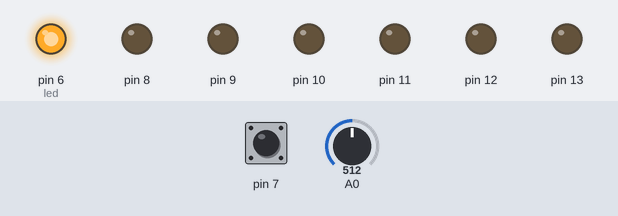
This sketch was run on a simulated Arduino Uno, built with avr-gcc and run on an emulated ATmega328P. Shown: output pins drawn as LEDs (lit = HIGH). Dashed ring = blinking. The test bench sets the inputs (shaded band); at power-on: pin 7 HIGH, A0 = 512.

Above: at 1.8 s.
1.9 s: pin 7 pulled LOW for 0.15 s
At 4.5 s:
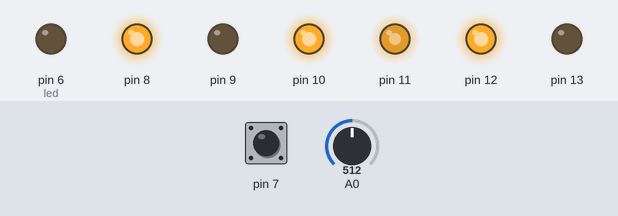
4.9 s: A0 set to 306
At 5.9 s:
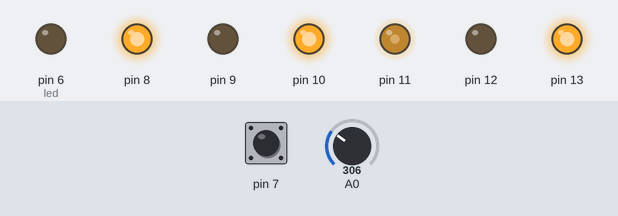
6.8 s: A0 set to 245
At 8.1 s:
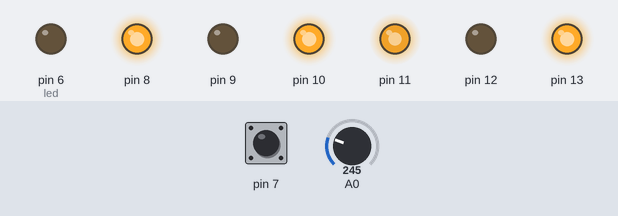
8.7 s: pin 7 pulled LOW for 1 s
At 9.9 s:
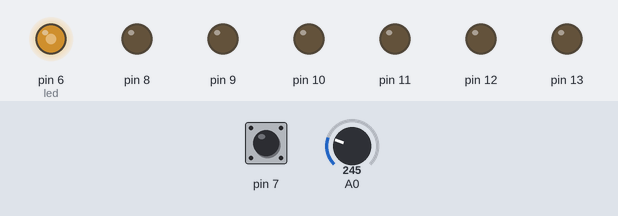
11.2 s: pin 7 pulled LOW for 0.15 s
At 11.55 s:
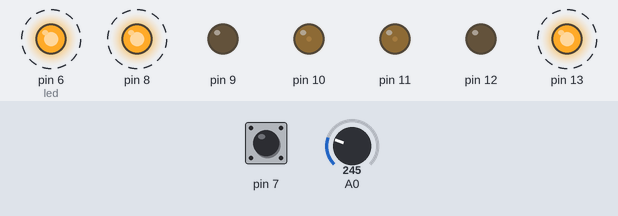
14.2 s: A0 set to 265
At 14.8 s:
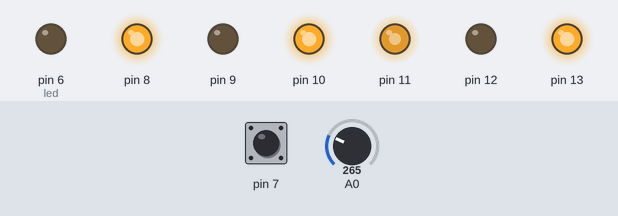
Timing chart, 0 to 17.0 s (numbered marks = the images above; inputs shaded):
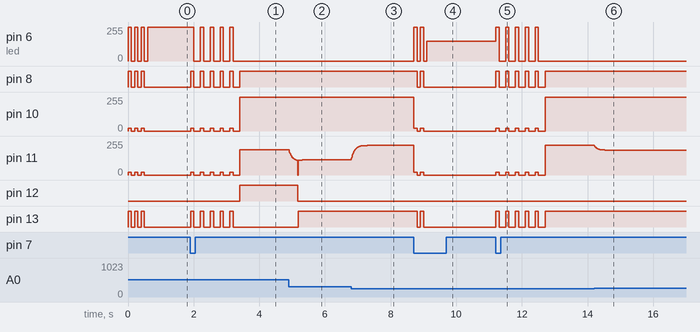

Measured:
- after the input at 1.9 s, pin 6 (led): alternates 255/255 for 0.10 s and 0/255 for 0.20 s, 9 changes in all, then stays 0/255, starting after 0.11 s; pin 8: alternates HIGH for 0.10 s and LOW for 0.20 s, 11 changes in all, then stays HIGH, starting at once
- after the input at 4.9 s, pin 12: HIGH → LOW after 0.27 s; pin 13: LOW → HIGH after 0.29 s
- after the input at 6.8 s, pin 11: moves from 113/255 to 222/255 over 0.49 s, starting at once
- after the input at 8.7 s, pin 6 (led): 0/255 → 255/255 at once, → 0/255 0.10 s later, → 255/255 0.10 s later, → 0/255 0.10 s later, … (5 changes in this stretch); pin 8: HIGH → LOW after 0.11 s, → HIGH 0.10 s later, → LOW 0.10 s later
- after the input at 11.2 s, pin 6 (led): alternates 255/255 for 0.10 s and 0/255 for 0.20 s, 10 changes in all, then stays 0/255, starting at once; pin 8: alternates HIGH for 0.10 s and LOW for 0.20 s, 11 changes in all, then stays HIGH, starting at once
- after the input at 14.2 s, pin 11: moves from 222/255 to 187/255 over 0.32 s, starting at once
- by itself, pin 6 (led): alternates 255/255 for 0.10 s and 0/255 for 0.10 s, 6 changes in all, then stays 255/255

The sketch:

LineFollower.ino
```cpp
#include "defines.h"
#include "MotorDriver.h"
#include "ButtonUtils.h"
#include "LineDetector.h"
#include "PID.h"
#include "Smoothers.h"

//---------------------------------------
//--------------Mode---------------------
//---------------------------------------
#pragma region Mode

#ifdef debugBuild
#define P(a) (a)
#else
#define P(a) ;
#endif

#define LINEAR

enum Mode
{
  Wait,
  FollowingLine
};
Mode programMode = Mode::Wait;

#pragma endregion

//---------------------------------------
//---------------Button------------------
//---------------------------------------
#pragma region Button

void onButtonPositiveEdge();

ButtonUtils modeButton(button, *onButtonPositiveEdge, nullptr, nullptr, 200);

#pragma endregion

//---------------------------------------
//--------------Motor--------------------
//---------------------------------------
#pragma region Motor

MotorDriver leftMotor(fwdL, bwdL, pwmL, minPWM, 255);
MotorDriver rightMotor(fwdP, bwdP, pwmP, minPWM, 255);
int leftMotorVal = 0;
int rightMotorVal = 0;
SmootherBase *leftMotorSmoother = new ProportionalSmoother(propChange);
SmootherBase *rightMotorSmoother = new ProportionalSmoother(propChange);

#pragma endregion

//---------------------------------------
//--------------Line Detector------------
//---------------------------------------
LineDetector linedetector(opto);
SmootherBase *signalSmoother = new ProportionalSmoother(0.03f);

//---------------------------------------
//--------------PID----------------------
//---------------------------------------
#pragma region PID

const float kp = 0.4f;
const float ki = 0.3f; // 0.6f;
const float kd = 0.5f; // 0.5f;
const float maxOutput = 255;
const float maxI = 10;
const float maxD = 255;
PID pid(kp, ki, kd, maxOutput, maxI, maxD);
int signalCompensation = +70;

int lastDir = 0;
int lastValue = 0;
bool lowering = false;

#pragma endregion

#pragma region Misc

void onButtonPositiveEdge()
{
  if (programMode == Mode::Wait)
  {
    programMode = Mode::FollowingLine;
    signal(5, 200, 100);
  }
  else if (programMode == Mode::FollowingLine)
  {
    programMode = Mode::Wait;
    signal(2, 100, 100);
  }
#ifdef debugBuild
  Serial.print("Mode:");
  Serial.print(programMode);
#endif
}

void print(String msg)
{
#ifdef debugBuild
  Serial.println(msg);
#endif
}

void signal(int count, int lowTime, int highTime)
{
  for (int i = 0; i < count; i++)
  {
    rightMotor.noise();
    leftMotor.noise();
    digitalWrite(led, 1);
    delay(highTime);
    rightMotor.stopNoise();
    leftMotor.stopNoise();
    digitalWrite(led, 0);
    delay(lowTime);
  }
}

#pragma endregion

void setup()
{
  #ifdef debugBuild
  Serial.begin(19200);
  #endif
  P(print("BeginSetup"));

  modeButton.setup();
  leftMotor.setup();
  rightMotor.setup();
  pinMode(led, OUTPUT);
  pid.setValue(targetVal);
  linedetector.setMinMax(minNoise, maxNoise);

  signal(3, 100, 100);
  P(print("EndSetup"));
}

float GetVal(int prevDir)
{
  int val = linedetector.getValue();
  P(print("Value " + String(val)));
  int out = val;
  return out;
}

void SetMotors(int dir) // value between -180 and 180 where 0 is forward
{
  dir = clamp(dir, -limitRot, limitRot);

  if (dir == 0)
  {
    rightMotorVal = 255;
    leftMotorVal = 255;
    return;
  }
  if (dir < 0)
  {
    rightMotorVal = 255;
    int val = (0.01111f * dir + 1) * 255;
    leftMotorVal = val;
    return;
  }

  if (dir > 0)
  {
    leftMotorVal = 255;
    int val = (-0.01111f * dir + 1) * 255;
    rightMotorVal = val;
    return;
  }
}

void ApplyMotorValues()
{
   leftMotor.setValueDirectly(leftMotorSmoother->tick(leftMotorVal));
   rightMotor.setValueDirectly(rightMotorSmoother->tick(rightMotorVal));
}

#pragma region LoopRelated

void updateTicks()
{
  modeButton.tick();
}

void followingLine()
{
  float value = GetVal(lastDir) - signalCompensation;
  float dir = pid.tick(value);
  lastDir = dir;
  SetMotors(dir);

  ApplyMotorValues();

  P(print("Val: " + String(value) + " PID Val: " + String(dir) + F(" MotorR: ") + String(rightMotorVal) + F(" MotorL: ") + String(leftMotorVal)));
}

void wait()
{
  leftMotor.setValueDirectly(0);
  rightMotor.setValueDirectly(0);
  analogWrite(led, map(linedetector.getValue(), 0, 1023, 0, 255));
}

#pragma endregion

void loop()
{
  updateTicks();
  if (programMode == Mode::FollowingLine)
  {
    followingLine();
  }
  else
  {
    wait();
  }
  delay(10);
  P(print("--------------:" + String(programMode)));
}
```

ButtonUtils.cpp
```cpp
#include "ButtonUtils.h"

ButtonUtils::ButtonUtils(int pin, void (*on_positive_edge)(), void (*on_negative_edge)(), void (*on_clicked)())
{
    onPositiveEdge = on_positive_edge;
    onClicked = on_clicked;
    onNegativeEdge = on_negative_edge;
    ButtonUtils::pin = pin;
}

#ifndef DISABLE_PERFORM_DEBOUNCE_CORRECTION
ButtonUtils::ButtonUtils(int pin, void (*on_positive_edge)(), void (*on_negative_edge)(), void (*on_clicked)(), int debounceTimeMicros)
{
    onPositiveEdge = on_positive_edge;
    onClicked = on_clicked;
    onNegativeEdge = on_negative_edge;
    ButtonUtils::pin = pin;
    ButtonUtils::debounceTimeMicros = debounceTimeMicros;
}
#endif

void ButtonUtils::setup()
{
    pinMode(pin,INPUT_PULLUP);
}

#ifndef DISABLE_PERFORM_DEBOUNCE_CORRECTION
void ButtonUtils::CheckState(int state)
{
    if(checkingState)
    {
        unsigned long actTime = micros();
        unsigned long time = actTime - prevTime;
        prevTime = actTime;

        if(time > debounceTimeMicros)
        {
            checkingState = false;
        }

        return;
    }

    if(state == prevState)
        return;

    prevTime = micros();
    checkingState = true;
    prevState = state;
    actState = state;
    //PerformEvents(state);
}
#endif

void ButtonUtils::tick()
{
    int currentState = digitalRead(pin);

#ifndef DISABLE_PERFORM_DEBOUNCE_CORRECTION
    CheckState(currentState);
    PerformEvents(actState);
#else
    PerformEvents(currentState);
#endif
}

void ButtonUtils::PerformEvents(int state)
{
    if (state == LOW)
    {
        if (onClicked != nullptr)
            onClicked();

        if (lastState)
            return;

        lastState = true;
        if (onPositiveEdge != nullptr)
            onPositiveEdge();
    }
    else
    {
        if (!lastState)
            return;

        lastState = false;
        if(onNegativeEdge != nullptr)
            onNegativeEdge();
    }
}
```

ButtonUtils.h
```cpp
#ifndef BUTTON_UTILS
#define BUTTON_UTILS

#include "Arduino.h"

//#define DISABLE_PERFORM_DEBOUNCE_CORRECTION

class ButtonUtils
{
public:
    ButtonUtils(int pin, void (*on_positive_edge)(), void (*on_negative_edge)(), void (*on_clicked)()); //pass functions like that "*FOO"

#ifndef DISABLE_PERFORM_DEBOUNCE_CORRECTION
    ButtonUtils(int pin, void (*on_positive_edge)(), void (*on_negative_edge)(), void (*on_clicked)(), int debounceTimeMicros);
#endif

    void setup();
    void tick();//need to be called every loop
    void (*onPositiveEdge)() = nullptr; //function that will be called on Positive edge detect call like that "*FOO"
    void (*onNegativeEdge)() = nullptr; //function that will be called on Positive edge detect call like that "*FOO"
    void (*onClicked)() = nullptr; //function that will be called on Positive edge detect call like that "*FOO"

private:
    bool lastState = false;
    int pin;


//#define PERFORM_DEBOUNCE_CORRECTION //if is uncomented then you need to pass a value to debounce time;
#ifndef DISABLE_PERFORM_DEBOUNCE_CORRECTION
public:
    int debounceTimeMicros = 200;
private:

    bool checkingState = false;
    int actState = HIGH;
    int prevState = HIGH;
    unsigned long prevTime = 0;
    unsigned long actTime = 0;
    void CheckState(int state);
#endif


    void PerformEvents(int state);
};

#endif
```

LineDetector.h
```cpp
#ifndef LINE_DETECTOR_2
#define LINE_DETECTOR_2

#include "MyFuncs.h"

class LineDetector
{
public:
    LineDetector(uint8_t pin);
    void calibrate();
    void resetCalibration();
    void acceptCalibrateValues();
    void setMinMax(int min, int max);
    int getValue();
private:
    uint8_t pin;
    int lowNoiseLevel = 0;
    int highNoiseLevel = 1023;

    int calibrateLowNoise = 1023;
    int calibrateHighNoise = 0;
};
#endif

LineDetector::LineDetector(uint8_t pin)
{
    LineDetector::pin = pin;
}

void LineDetector::setMinMax(int min, int max)
{
    LineDetector::lowNoiseLevel = min;
    LineDetector::highNoiseLevel = max;
}

void LineDetector::resetCalibration()
{
    lowNoiseLevel = 0;
    highNoiseLevel = 1023;
    calibrateHighNoise = 0;
    calibrateLowNoise = 1023;
}
void LineDetector::calibrate()
{
    int val = analogRead(pin);
    if(val < calibrateLowNoise)
    {
        calibrateLowNoise = val;
        return;
    }
    if(val > calibrateHighNoise)
    {
        calibrateHighNoise = val;
        return;
    }
}
void LineDetector::acceptCalibrateValues()
{
    lowNoiseLevel = calibrateLowNoise;
    highNoiseLevel = calibrateHighNoise;
}

int LineDetector::getValue()
{
    int val = analogRead(pin);
    val = clamp(val,lowNoiseLevel,highNoiseLevel);
    val = map(val, lowNoiseLevel, highNoiseLevel, 0 , 1023);
    return val;
}
```

MyFuncs.cpp
```cpp
#include "MyFuncs.h"

int clamp(int inVal, int min, int max)
{
    if (inVal < min)
    {
        return min;
    }

    if (inVal > max)
    {
        return max;
    }

    return inVal;
}
float clamp(float inVal, float min, float max)
{
    if (inVal < min)
    {
        return min;
    }

    if (inVal > max)
    {
        return max;
    }

    return inVal;
}

int lerp(int a, int b, float t)
{
    return a*(1-t) +  b*t;
}
```

MyFuncs.h
```cpp
#ifndef MY_FUNCS
#define MY_FUNCS

#include "Arduino.h"

int clamp(int inVal, int min, int max);

float clamp(float inVal, float min, float max);
int lerp(int a, int b, float t);
#define sign(x) (x>0?1:-1)
//#define millisToSecs 1000;
//#define secsToMillis 0.001;

const float millisToSecs = 1000;
const float secsToMillis = 0.001;

int myAbs(int val);

#endif 
```

PID.h
```cpp
#ifndef PID_INCLUDED
#define PID_INCLUDED

#include "Arduino.h"

class PID
{
public:
    PID(float kp, float ki, float kd, float maxOutput, float maxI, float maxD);
    void setValues(float kp, float ki, float kd, float maxOutput, float maxI, float maxD);
    void setValue(float value);
    float tick(float actValue);
    float tick(float actValue, unsigned long deltaTime);

    float value;
    float kp = 0;
    float ki = 0;
    float kd = 0;
    float maxOutput = 0;
    float maxI = 0;
    float maxD = 0;

    unsigned long fixedStepTime = 10000; // microseconds

private:
    float desiredValue = 0;

    float lastError;
    float errorSum;

    unsigned long lastTime = 0;
};

#endif

PID::PID(float kp, float ki, float kd, float maxOutput, float maxI, float maxD)
{
    setValues(kp, ki, kd, maxOutput,  maxI,  maxD);
}
void PID::setValue(float value)
{
    desiredValue = value;
}

void PID::setValues(float kp, float ki, float kd, float maxOutput, float maxI, float maxD)
{
    PID::kp = kp;
    PID::ki = ki;
    PID::kd = kd;
    PID::maxOutput = maxOutput;
    PID::maxI = maxI;
    PID::maxD = maxD;
}

float PID::tick(float actValue)
{
    unsigned long actTime = micros();
    unsigned long deltaTime = actTime - lastTime;
    lastTime = actTime;
    //Serial.println("DT: " + String(deltaTime));
    return tick(actValue, deltaTime);
}

float PID::tick(float actValue, unsigned long deltaTime)
{
    float out = 0;

    float error = desiredValue - actValue;
//---------------P---------------------
    out += error * kp;

#ifndef onlyP

//--------------I-----------------------
    float area = (lastError + error) / 2 * deltaTime / 1000000.0f;
    float sum = area * ki;

#ifdef clampI
    float diff = maxI - abs(errorSum + sum);
    errorSum += diff > 0 ? sum : 0;
#else
    errorSum += sum;
#endif
    out += errorSum;


//--------------D-----------------------
if(deltaTime != 0){
    float errorChange = (error - lastError) / deltaTime / 1000000.0f;
#ifdef clampD
    float diff = maxD - abs(sum);
    out += diff > 0 ? errorChange * kd : 0;
#else
    out += (errorChange * kd);
#endif
}

     lastError = error;
 #endif

#ifdef clampPIDout
    out = clamp(out, -maxOutput, maxOutput);
#endif


    value = out;
    return out;
}
```

ProportionalSmoother.h
```cpp
#ifndef PROP_SMOOTHER
#define PROP_SMOOTHER

#include "SmootherBase.h"

class ProportionalSmoother : public SmootherBase
{
    public:
    ProportionalSmoother(float weight);
    float tick(float actVal, long deltaTime);
    private:
    float prevVal;
};
#endif

ProportionalSmoother::ProportionalSmoother(float weight)
{
    ProportionalSmoother::weight = weight;
}

float safeLerp(float a, float b, float t)
{
  if(t > 1)
    t = 1;
  return a * (1-t) + b *t;
}

float ProportionalSmoother::tick(float actVal, long deltaTime) //deltaTime millis
{
    prevVal = safeLerp(prevVal, actVal, deltaTime * weight);
    return prevVal;
}
```

SmootherBase.h
```cpp
#ifndef SMOOTHERBASE
#define SMOOTHERBASE

#include "Arduino.h"

class SmootherBase
{
    public:
    float virtual tick(float actVal);
    float virtual tick(float actVal, long deltaTime) = 0;
    float weight = 1;

    private:
    unsigned long prevTime;
    unsigned long getDeltaTime();
};

float SmootherBase::tick(float actVal)
{
    long deltaTime = getDeltaTime();
    return tick(actVal, deltaTime);
}

unsigned long SmootherBase::getDeltaTime()
{
    unsigned long actTime = millis();
    unsigned long deltaTime = actTime - prevTime;
    prevTime = actTime;
    return deltaTime;
}

#endif
```

Smoothers.h
```cpp
#ifndef SMOOTHERS
#define SMOOTHERS

#include "SmootherBase.h"
#include "VelocitySmoother.h"
#include "ProportionalSmoother.h"

#endif
```

VelocitySmoother.h
```cpp
#ifndef VELOCITYSMOOTHER
#define VELOCITYSMOOTHER

#include "SmootherBase.h"
#include "MyFuncs.h"

class VelocitySmoother : public SmootherBase
{
public:
    VelocitySmoother(float maxVel);
    float tick(float actVal, long deltaTime);

    float maxVel = 1;

private:
    float prevVal;
};

#endif

VelocitySmoother::VelocitySmoother( float maxVel)
{
    VelocitySmoother::maxVel = maxVel;
}

float VelocitySmoother::tick(float actVal, long deltaTime) //deltaTime millis
{
    float velocity = (actVal - prevVal) / deltaTime ;
    velocity = clamp(velocity, -maxVel * deltaTime, maxVel * deltaTime);

    bool actDir = actVal > prevVal;
    bool futureDir = actVal > (prevVal + velocity);

    if (futureDir != actDir)
        prevVal = actVal;
    else
        prevVal += velocity;

    return prevVal;
}
```

defines.h
```cpp
#ifndef DEFINES
#define DEFINES

//#define debugBuild

#define opto A0
#define button 7
#define led 6

#define fwdP 8
#define bwdP 9
#define pwmP 10

#define fwdL 13
#define bwdL 12
#define pwmL 11


//Line detector
#define minNoise 28
#define maxNoise 400


#define targetVal 500

//PID
//#define onlyP
#define clampI
#define clampD

//Motor
#define maxVelChange 400
#define propChange 0.01f
#define minPWM 110
#define limitRot 140

#endif
```

MotorDriver.cpp
```cpp
#include "MotorDriver.h"

MotorDriver::MotorDriver(uint8_t fwd_pin, uint8_t bwd_pin, uint8_t pwm_pin, int min_val, int max_val)
{
    MotorDriver::setupValues(fwd_pin, bwd_pin, pwm_pin, min_val, max_val);
}

void MotorDriver::setupValues(uint8_t fwd_pin, uint8_t bwd_pin, uint8_t pwm_pin, int min_val,  int max_val)
{
    MotorDriver::fwdPin = fwd_pin;
    MotorDriver::bwdPin = bwd_pin;
    MotorDriver::pwmPin = pwm_pin;
    MotorDriver::maxVel = clamp(max_val, 0, 255);
    MotorDriver::minVel = clamp(min_val, 0, 255);
};

void MotorDriver::setup()
{
    pinMode(fwdPin, OUTPUT);
    pinMode(bwdPin, OUTPUT);
    pinMode(pwmPin, OUTPUT);
    setValueDirectly(0);
}


void MotorDriver::setValueDirectly(int val)
{
    val = clamp(val, -255, 255);
    if (val == 0)
    {
        digitalWrite(bwdPin, LOW);
        digitalWrite(fwdPin, LOW);
        analogWrite(pwmPin, 0);
        return;
    }

    if (val > 0)
    {
        digitalWrite(bwdPin, LOW);
        digitalWrite(fwdPin, HIGH);
    }
    else
    {
        digitalWrite(fwdPin, LOW);
        digitalWrite(bwdPin, HIGH);
    }

    val = abs(val);
    actVel = map(val, 0,255,minVel,maxVel);
    analogWrite(pwmPin, actVel);
}

int MotorDriver::getValue()
{
    return actVel;
}


void MotorDriver::noise()
{
    digitalWrite(bwdPin, LOW);
    digitalWrite(fwdPin, HIGH);
    analogWrite(pwmPin, 20);
}
void MotorDriver::stopNoise()
{
    setValueDirectly(0);
}
```

MotorDriver.h
```cpp
#include "MyFuncs.h"
#include "Arduino.h"

#ifndef MOTOR_DRIVER_H
#define MOTOR_DRIVER_H

class MotorDriver
{
public:
    //contructor
    MotorDriver(uint8_t fwd_pin, uint8_t bwd_pin, uint8_t pwm_pin, int min_val,  int max_val);
    void setupValues(uint8_t fwd_pin, uint8_t bwd_pin, uint8_t pwm_pin,int min_val,   int max_val);
    //need to be called in setup()
    void setup();
    void noise();
    void stopNoise();
    // reguire value between (-255,255)
    void setValueDirectly(int val);
    int getValue();
private:
    uint8_t fwdPin;
    uint8_t bwdPin;
    uint8_t pwmPin;
    int maxVel = 0;
    int minVel = 0;
    int actVel;
};
#endif
```
